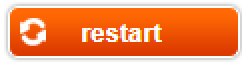
#> input picture wifi_reset_images/restart.png, 123 x 32 px (shown 2 times larger)
$ python reset_wifi.py
#> lines starting #> are read from the running program, lines starting #| are printed output that depends on the picture
import time
import cv2
import numpy as np
import pyautogui

from image_manipulation import template_matching

# button images
restart_button = cv2.imread("wifi_reset_images/restart.png", cv2.IMREAD_GRAYSCALE)
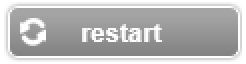
#> restart_button: shape (32, 123) (shown 2 times larger); min 131, max 255, mean 184.9
password_field = cv2.imread("wifi_reset_images/pole_haslo.png", cv2.IMREAD_GRAYSCALE)
password_manager = cv2.imread("wifi_reset_images/manager_hasel.png", cv2.IMREAD_GRAYSCALE)
login_button = cv2.imread("wifi_reset_images/zaloguj.png", cv2.IMREAD_GRAYSCALE)
goto_network_settings = cv2.imread("wifi_reset_images/zobacz_swoja_siec.png", cv2.IMREAD_GRAYSCALE)
goto_advanced_settings = cv2.imread("wifi_reset_images/zaawansowane.png", cv2.IMREAD_GRAYSCALE)
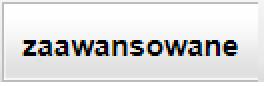
#> input picture wifi_reset_images/zaawansowane.png, 132 x 43 px (shown 2 times larger)
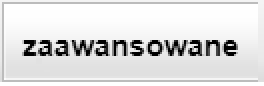
#> goto_advanced_settings: shape (43, 132) (shown 2 times larger); min 0, max 255, mean 220.8
goto_internet_connection_settings = cv2.imread("wifi_reset_images/polaczenie_z_internetem.png", cv2.IMREAD_GRAYSCALE)
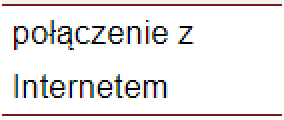
#> input picture wifi_reset_images/polaczenie_z_internetem.png, 142 x 60 px (shown 2 times larger)
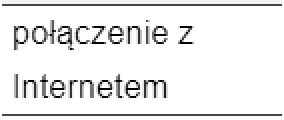
#> goto_internet_connection_settings: shape (60, 142) (shown 2 times larger); min 0, max 255, mean 234.5


class NoButtonFoundError(Exception):
    pass


def click_something(something, screenshot):
    found_pos = template_matching(template=something, search_img=screenshot)
    if found_pos is None:
        raise NoButtonFoundError
    top_left, bottom_right = found_pos
    center_x = int((top_left[0] + bottom_right[0]) / 2)
    center_y = int((top_left[1] + bottom_right[1]) / 2)
    pyautogui.click(center_x, center_y)


def click_restart(screenshot):
    click_something(something=restart_button, screenshot=screenshot)
    # click under the button to remove the selection frame around it
    pyautogui.moveRel(0, 100)
    pyautogui.click()


def login_to_funbox(screenshot):
    stages = [password_field, password_manager, login_button, goto_network_settings,
              goto_advanced_settings, goto_internet_connection_settings]
    for img in stages:
        try:
            click_something(something=img, screenshot=screenshot)
        except NoButtonFoundError:
            break
        time.sleep(0.5)
        screenshot = cv2.cvtColor(
                np.array(pyautogui.screenshot()), cv2.COLOR_RGB2GRAY
            )


if __name__ == '__main__':
    # internet connection constants
    url = "https://ismyinternetworking.com"
    timeout = 5  # seconds

    just_launched = True

    while True:
        print("No internet connection.")
        if just_launched:
            time.sleep(10)
        else:
            just_launched = False
        print('Trying to reconnect.')
#> (the run stopped early here; a loop or call above may not have finished)
